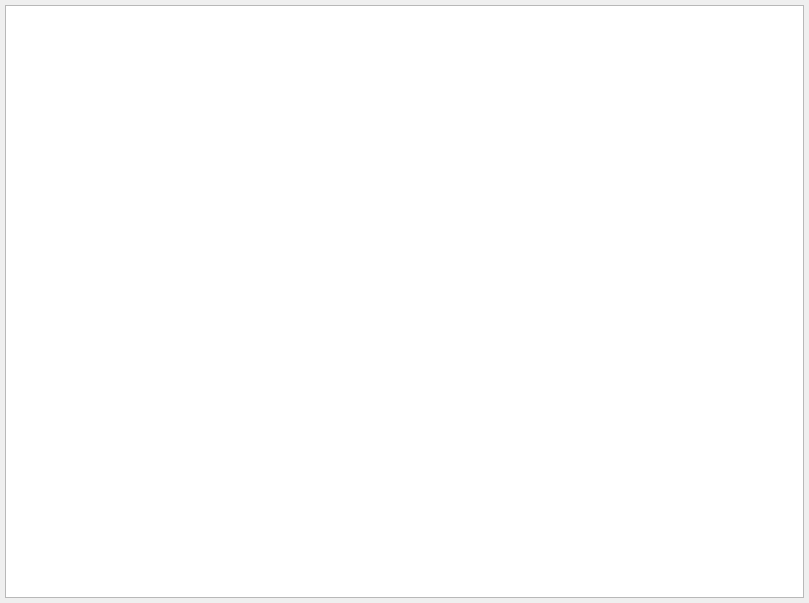
<?xml version="1.0" encoding="UTF-8"?>
<ui version="4.0">
 <class>ParamView</class>
 <widget class="QWidget" name="ParamView">
  <property name="geometry">
   <rect>
    <x>0</x>
    <y>0</y>
    <width>809</width>
    <height>603</height>
   </rect>
  </property>
  <property name="windowTitle">
   <string>Json String</string>
  </property>
  <layout class="QGridLayout" name="gridLayout">
   <property name="leftMargin">
    <number>5</number>
   </property>
   <property name="topMargin">
    <number>5</number>
   </property>
   <property name="rightMargin">
    <number>5</number>
   </property>
   <property name="bottomMargin">
    <number>5</number>
   </property>
   <item row="0" column="0">
    <widget class="QTextBrowser" name="textBrowser">
     <property name="font">
      <font>
       <family>Consolas</family>
      </font>
     </property>
     <property name="placeholderText">
      <string/>
     </property>
    </widget>
   </item>
  </layout>
 </widget>
 <resources/>
 <connections/>
</ui>
